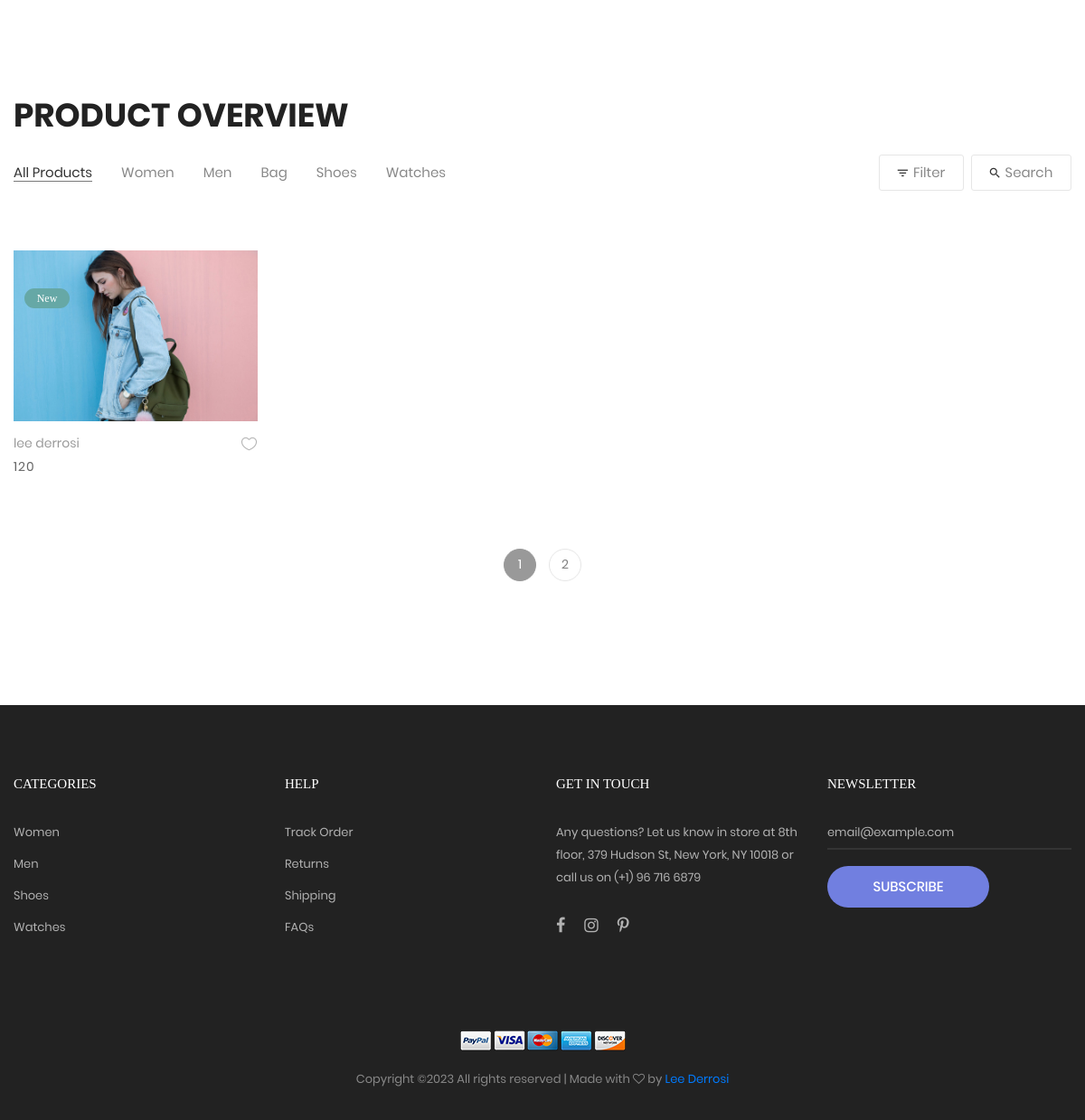
Before: / (lower part) with the older database file.
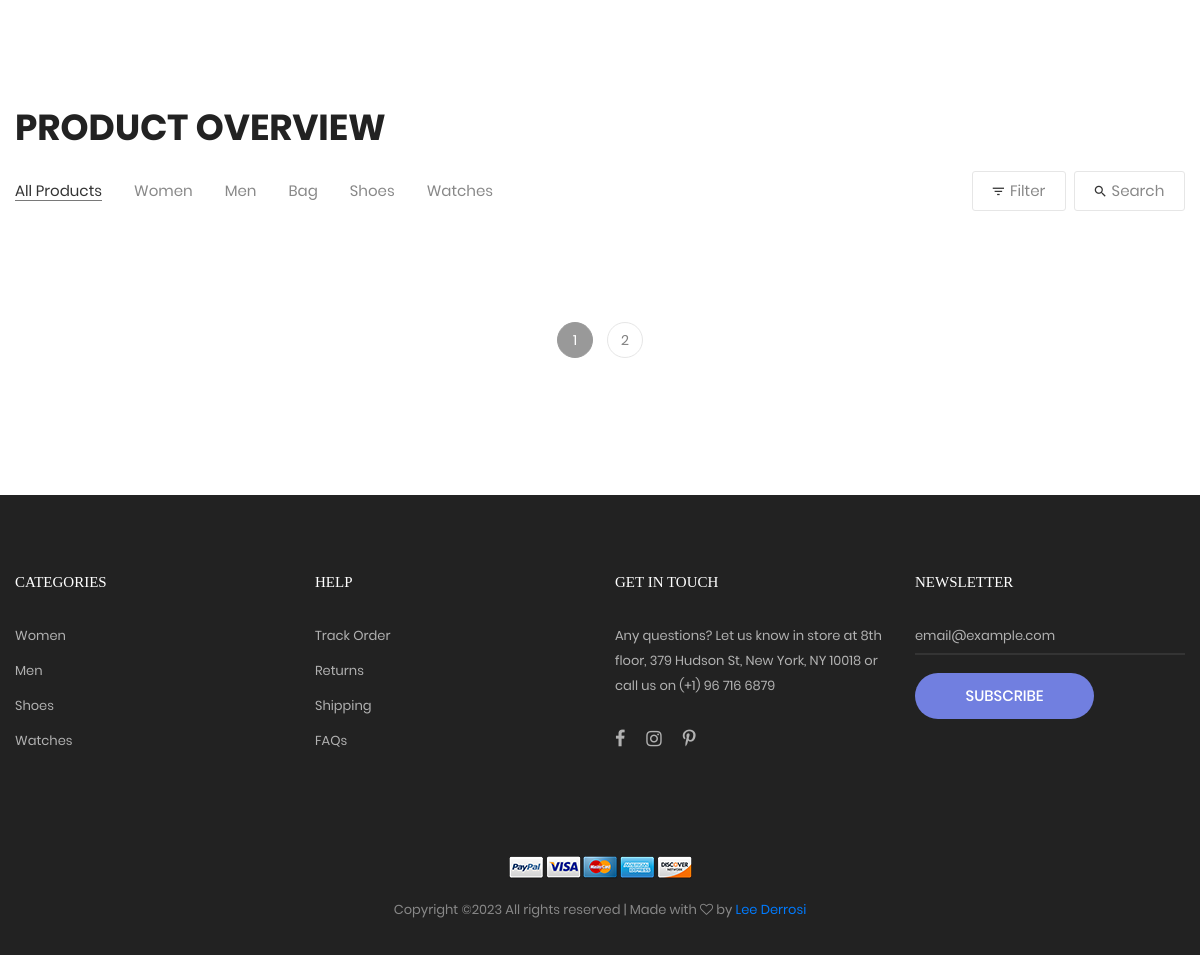
After: the same page with the newer database file.
### ecom/models.py (models this page shows, shortened)
class Product(models.Model):
    SIZES = (
        ('Size S', 'Size S'),
        ('Size M', 'Size M'),
        ('Size L', 'Size L'),
        ('Size XL', 'Size Xl'),
    )
    COLORS = (
        ('Black', 'Black'),
        ('White', 'White'),
        ('Blue', 'Blue'),
        ('Gray', 'Gray'),
    )
    category = models.ForeignKey('ProductCategory', on_delete=models.CASCADE, null=True)
    name = models.CharField(max_length=40)
    description = models.TextField()
    price = models.PositiveIntegerField()
    color = models.CharField(max_length=50, null=True, choices=COLORS)
    size = models.CharField(max_length=50, null=True, choices=SIZES)
    item_count = models.PositiveIntegerField()
    banner_image = models.ImageField(upload_to='product_image/')
    image2 = models.ImageField(upload_to='product_image/', null=True, blank=True)
    image3 = models.ImageField(upload_to='product_image/', null=True, blank=True)
    image4 = models.ImageField(upload_to='product_image/', null=True, blank=True)
    image5 = models.ImageField(upload_to='product_image/', null=True, blank=True)

### ecom/views.py (the view)
# urls.py: path('', views.home, name='home'),
def home(request):
    products = models.Product.objects.all()
    if 'product_ids' in request.COOKIES:
        products_ids = request.COOKIES['product_ids']
        counter = products_ids.split('|')
        product_count_in_cart = len(set(counter))
    else:
        product_count_in_cart = 0
    if request.user.is_authenticated:
        return HttpResponseRedirect('afterlogin')
    return render(request, 'BaseTemplates/index.html',
                  {'products': products, 'product_count_in_cart': product_count_in_cart})

### templates/BaseTemplates/index.html (shortened to what the changed rows need)
{% extends 'BaseTemplates/base.html' %}
{% block body %}
    {% load static %}
    <body class="animsition">
    <section class="bg0 p-t-23 p-b-130">
        <div class="container">
            {%if products%}
            <div class="row isotope-grid">
                {% for p in products %}
                <div class="col-sm-6 col-md-4 col-lg-3 p-b-35 isotope-item women">
                    <div class="block2">
                        <div class="block2-pic hov-img0 label-new" data-label="New">
                            <img src="{{p.banner_image}}" alt="IMG-PRODUCT">
                        </div>
                        <div class="block2-txt flex-w flex-t p-t-14">
                            <div class="block2-txt-child1 flex-col-l ">
                                <a href="{% url 'product_detail' p.id %}" class="stext-104 cl4 hov-cl1 trans-04 js-name-b2 p-b-6">
                                    {{ p.name }}
                                </a>
                                <span class="stext-105 cl3">
									{{p.price}}
								</span>
                            </div>
                            <div class="block2-txt-child2 flex-r p-t-3">
                                <a href="#" class="btn-addwish-b2 dis-block pos-relative js-addwish-b2">
                                    <img class="icon-heart1 dis-block trans-04"
                                         src="{% static 'images/icons/icon-heart-01.png' %}" alt="ICON">
                                </a>
                            </div>
                        </div>
                    </div>
                </div>
            {% endfor %}
            </div>
            {%  endif %}
        </div>
    </section>
    </body>
{% endblock %}

Changed rows visible on the page:
removed Product: banner_image (picture), name "lee derrosi", price "120"
